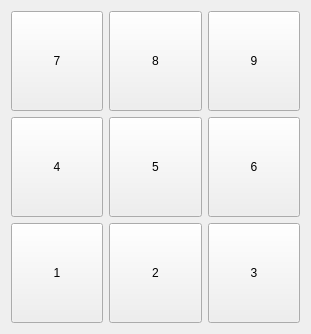
   <widget class="QWidget" name="gridLayoutWidget">
    <property name="geometry">
     <rect>
      <x>50</x>
      <y>690</y>
      <width>311</width>
      <height>314</height>
     </rect>
    </property>
    <layout class="QGridLayout" name="codeNumberLayout">
     <item row="0" column="0">
      <widget class="QPushButton" name="numberSeven">
       <property name="minimumSize">
        <size>
         <width>50</width>
         <height>100</height>
        </size>
       </property>
       <property name="styleSheet">
        <string notr="true">font: 24pt &quot;Segoe Fluent Icons&quot;;</string>
       </property>
       <property name="text">
        <string>7</string>
       </property>
      </widget>
     </item>
     <item row="2" column="1">
      <widget class="QPushButton" name="numberTwo">
       <property name="minimumSize">
        <size>
         <width>0</width>
         <height>100</height>
        </size>
       </property>
       <property name="styleSheet">
        <string notr="true">font: 24pt &quot;Segoe Fluent Icons&quot;;</string>
       </property>
       <property name="text">
        <string>2</string>
       </property>
      </widget>
     </item>
     <item row="0" column="2">
      <widget class="QPushButton" name="numberNine">
       <property name="minimumSize">
        <size>
         <width>0</width>
         <height>100</height>
        </size>
       </property>
       <property name="styleSheet">
        <string notr="true">font: 24pt &quot;Segoe Fluent Icons&quot;;</string>
       </property>
       <property name="text">
        <string>9</string>
       </property>
      </widget>
     </item>
     <item row="2" column="2">
      <widget class="QPushButton" name="numberThree">
       <property name="minimumSize">
        <size>
         <width>0</width>
         <height>100</height>
        </size>
       </property>
       <property name="styleSheet">
        <string notr="true">font: 24pt &quot;Segoe Fluent Icons&quot;;</string>
       </property>
       <property name="text">
        <string>3</string>
       </property>
      </widget>
     </item>
     <item row="1" column="2">
      <widget class="QPushButton" name="numberSix">
       <property name="minimumSize">
        <size>
         <width>0</width>
         <height>100</height>
        </size>
       </property>
       <property name="styleSheet">
        <string notr="true">font: 24pt &quot;Segoe Fluent Icons&quot;;</string>
       </property>
       <property name="text">
        <string>6</string>
       </property>
      </widget>
     </item>
     <item row="0" column="1">
      <widget class="QPushButton" name="numberEight">
       <property name="minimumSize">
        <size>
         <width>0</width>
         <height>100</height>
        </size>
       </property>
       <property name="styleSheet">
        <string notr="true">font: 24pt &quot;Segoe Fluent Icons&quot;;</string>
       </property>
       <property name="text">
        <string>8</string>
       </property>
      </widget>
     </item>
     <item row="1" column="0">
      <widget class="QPushButton" name="numberFour">
       <property name="minimumSize">
        <size>
         <width>0</width>
         <height>100</height>
        </size>
       </property>
       <property name="styleSheet">
        <string notr="true">font: 24pt &quot;Segoe Fluent Icons&quot;;</string>
       </property>
       <property name="text">
        <string>4</string>
       </property>
      </widget>
     </item>
     <item row="2" column="0">
      <widget class="QPushButton" name="numberOne">
       <property name="minimumSize">
        <size>
         <width>0</width>
         <height>100</height>
        </size>
       </property>
       <property name="styleSheet">
        <string notr="true">font: 24pt &quot;Segoe Fluent Icons&quot;;</string>
       </property>
       <property name="text">
        <string>1</string>
       </property>
      </widget>
     </item>
     <item row="1" column="1">
      <widget class="QPushButton" name="numberFive">
       <property name="minimumSize">
        <size>
         <width>0</width>
         <height>100</height>
        </size>
       </property>
       <property name="styleSheet">
        <string notr="true">font: 24pt &quot;Segoe Fluent Icons&quot;;</string>
       </property>
       <property name="text">
        <string>5</string>
       </property>
      </widget>
     </item>
    </layout>
   </widget>
